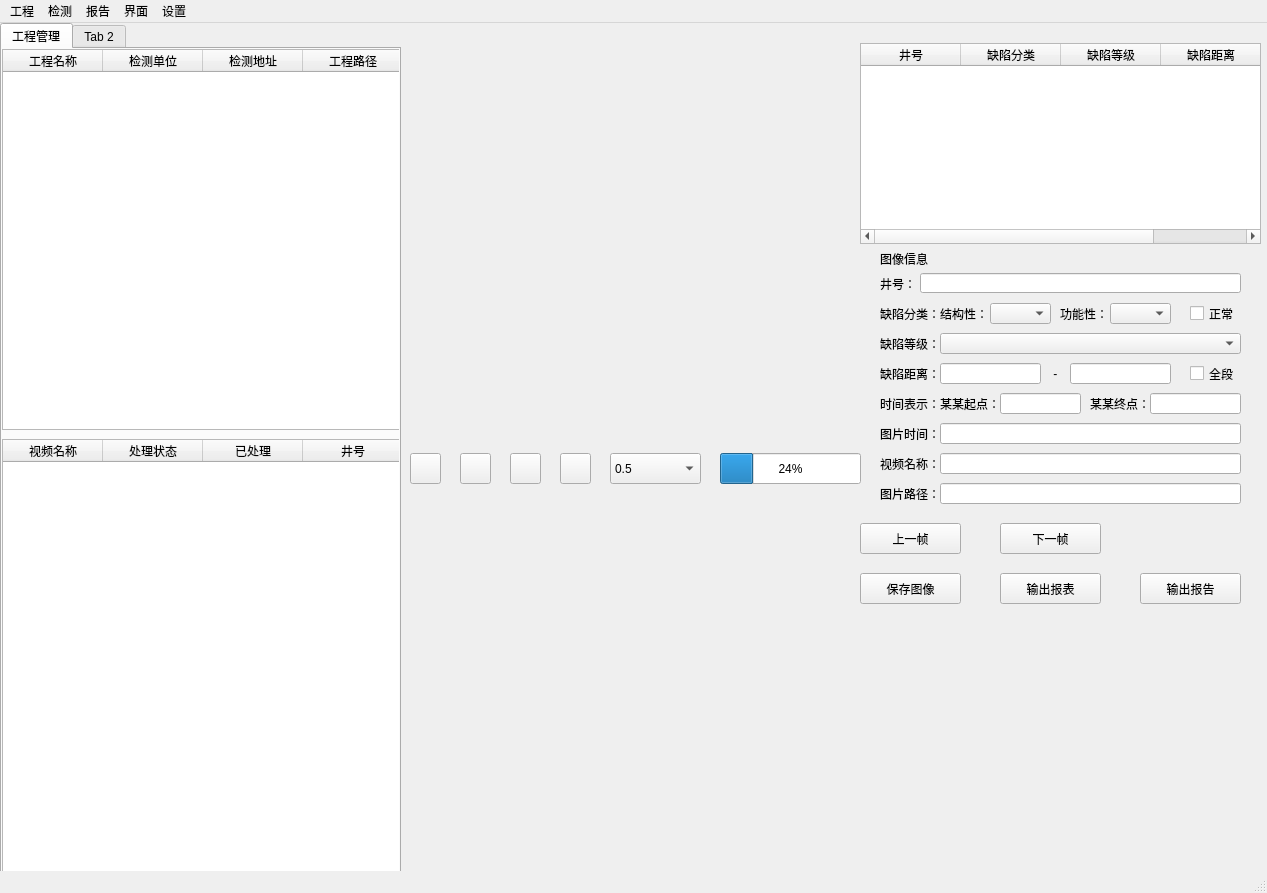
<?xml version="1.0" encoding="UTF-8"?>
<ui version="4.0">
 <class>MainWindow</class>
 <widget class="QMainWindow" name="MainWindow">
  <property name="geometry">
   <rect>
    <x>0</x>
    <y>0</y>
    <width>1267</width>
    <height>893</height>
   </rect>
  </property>
  <property name="windowTitle">
   <string>MainWindow</string>
  </property>
  <widget class="QWidget" name="centralwidget">
   <widget class="QTabWidget" name="tabWidget">
    <property name="geometry">
     <rect>
      <x>0</x>
      <y>0</y>
      <width>401</width>
      <height>851</height>
     </rect>
    </property>
    <property name="currentIndex">
     <number>0</number>
    </property>
    <widget class="QWidget" name="tab">
     <attribute name="title">
      <string>工程管理</string>
     </attribute>
     <widget class="QTableWidget" name="tableWidget">
      <property name="geometry">
       <rect>
        <x>0</x>
        <y>0</y>
        <width>411</width>
        <height>381</height>
       </rect>
      </property>
      <column>
       <property name="text">
        <string>工程名称</string>
       </property>
       <property name="font">
        <font>
         <pointsize>9</pointsize>
        </font>
       </property>
      </column>
      <column>
       <property name="text">
        <string>检测单位</string>
       </property>
      </column>
      <column>
       <property name="text">
        <string>检测地址</string>
       </property>
      </column>
      <column>
       <property name="text">
        <string>工程路径</string>
       </property>
      </column>
     </widget>
     <widget class="QTableWidget" name="tableWidget_2">
      <property name="geometry">
       <rect>
        <x>0</x>
        <y>390</y>
        <width>411</width>
        <height>441</height>
       </rect>
      </property>
      <column>
       <property name="text">
        <string>视频名称</string>
       </property>
      </column>
      <column>
       <property name="text">
        <string>处理状态</string>
       </property>
      </column>
      <column>
       <property name="text">
        <string>已处理</string>
       </property>
      </column>
      <column>
       <property name="text">
        <string>井号</string>
       </property>
      </column>
     </widget>
    </widget>
    <widget class="QWidget" name="tab_2">
     <attribute name="title">
      <string>Tab 2</string>
     </attribute>
    </widget>
   </widget>
   <widget class="QPushButton" name="pushButton">
    <property name="geometry">
     <rect>
      <x>510</x>
      <y>430</y>
      <width>31</width>
      <height>31</height>
     </rect>
    </property>
    <property name="text">
     <string/>
    </property>
    <property name="icon">
     <iconset>
      <normaloff>../../Downloads/icon_ play.png</normaloff>../../Downloads/icon_ play.png</iconset>
    </property>
   </widget>
   <widget class="QPushButton" name="pushButton_2">
    <property name="geometry">
     <rect>
      <x>460</x>
      <y>430</y>
      <width>31</width>
      <height>31</height>
     </rect>
    </property>
    <property name="text">
     <string/>
    </property>
    <property name="icon">
     <iconset>
      <normaloff>../../Downloads/icon_ suspend.png</normaloff>../../Downloads/icon_ suspend.png</iconset>
    </property>
   </widget>
   <widget class="QPushButton" name="pushButton_3">
    <property name="geometry">
     <rect>
      <x>560</x>
      <y>430</y>
      <width>31</width>
      <height>31</height>
     </rect>
    </property>
    <property name="text">
     <string/>
    </property>
    <property name="icon">
     <iconset>
      <normaloff>../../Downloads/icon_nextsong.png</normaloff>../../Downloads/icon_nextsong.png</iconset>
    </property>
   </widget>
   <widget class="QPushButton" name="pushButton_4">
    <property name="geometry">
     <rect>
      <x>410</x>
      <y>430</y>
      <width>31</width>
      <height>31</height>
     </rect>
    </property>
    <property name="text">
     <string/>
    </property>
    <property name="icon">
     <iconset>
      <normaloff>../../Downloads/icon_lastsong.png</normaloff>../../Downloads/icon_lastsong.png</iconset>
    </property>
   </widget>
   <widget class="QProgressBar" name="progressBar">
    <property name="geometry">
     <rect>
      <x>720</x>
      <y>430</y>
      <width>141</width>
      <height>31</height>
     </rect>
    </property>
    <property name="value">
     <number>24</number>
    </property>
   </widget>
   <widget class="QComboBox" name="comboBox">
    <property name="geometry">
     <rect>
      <x>610</x>
      <y>430</y>
      <width>91</width>
      <height>31</height>
     </rect>
    </property>
    <item>
     <property name="text">
      <string>0.5</string>
     </property>
    </item>
    <item>
     <property name="text">
      <string>1.0</string>
     </property>
    </item>
    <item>
     <property name="text">
      <string>1.5</string>
     </property>
    </item>
    <item>
     <property name="text">
      <string>2.0</string>
     </property>
    </item>
   </widget>
   <widget class="QTableWidget" name="tableWidget_3">
    <property name="geometry">
     <rect>
      <x>860</x>
      <y>20</y>
      <width>401</width>
      <height>201</height>
     </rect>
    </property>
    <column>
     <property name="text">
      <string>井号</string>
     </property>
    </column>
    <column>
     <property name="text">
      <string>缺陷分类</string>
     </property>
    </column>
    <column>
     <property name="text">
      <string>缺陷等级</string>
     </property>
    </column>
    <column>
     <property name="text">
      <string>缺陷距离</string>
     </property>
    </column>
   </widget>
   <widget class="QLabel" name="label_2">
    <property name="geometry">
     <rect>
      <x>880</x>
      <y>220</y>
      <width>71</width>
      <height>31</height>
     </rect>
    </property>
    <property name="text">
     <string>图像信息</string>
    </property>
   </widget>
   <widget class="QLabel" name="label_3">
    <property name="geometry">
     <rect>
      <x>880</x>
      <y>250</y>
      <width>51</width>
      <height>21</height>
     </rect>
    </property>
    <property name="text">
     <string>井号：</string>
    </property>
   </widget>
   <widget class="QLabel" name="label_4">
    <property name="geometry">
     <rect>
      <x>880</x>
      <y>280</y>
      <width>61</width>
      <height>21</height>
     </rect>
    </property>
    <property name="text">
     <string>缺陷分类：</string>
    </property>
   </widget>
   <widget class="QLabel" name="label_5">
    <property name="geometry">
     <rect>
      <x>880</x>
      <y>310</y>
      <width>61</width>
      <height>21</height>
     </rect>
    </property>
    <property name="text">
     <string>缺陷等级：</string>
    </property>
   </widget>
   <widget class="QLabel" name="label_6">
    <property name="geometry">
     <rect>
      <x>880</x>
      <y>340</y>
      <width>61</width>
      <height>21</height>
     </rect>
    </property>
    <property name="text">
     <string>缺陷距离：</string>
    </property>
   </widget>
   <widget class="QLabel" name="label_7">
    <property name="geometry">
     <rect>
      <x>880</x>
      <y>370</y>
      <width>61</width>
      <height>21</height>
     </rect>
    </property>
    <property name="text">
     <string>时间表示：</string>
    </property>
   </widget>
   <widget class="QLabel" name="label_8">
    <property name="geometry">
     <rect>
      <x>880</x>
      <y>400</y>
      <width>61</width>
      <height>21</height>
     </rect>
    </property>
    <property name="text">
     <string>图片时间：</string>
    </property>
   </widget>
   <widget class="QLabel" name="label_9">
    <property name="geometry">
     <rect>
      <x>880</x>
      <y>430</y>
      <width>61</width>
      <height>21</height>
     </rect>
    </property>
    <property name="text">
     <string>视频名称：</string>
    </property>
   </widget>
   <widget class="QLabel" name="label_10">
    <property name="geometry">
     <rect>
      <x>880</x>
      <y>460</y>
      <width>61</width>
      <height>21</height>
     </rect>
    </property>
    <property name="text">
     <string>图片路径：</string>
    </property>
   </widget>
   <widget class="QLineEdit" name="lineEdit">
    <property name="geometry">
     <rect>
      <x>920</x>
      <y>250</y>
      <width>321</width>
      <height>20</height>
     </rect>
    </property>
   </widget>
   <widget class="QLabel" name="label_11">
    <property name="geometry">
     <rect>
      <x>940</x>
      <y>280</y>
      <width>51</width>
      <height>21</height>
     </rect>
    </property>
    <property name="text">
     <string>结构性：</string>
    </property>
   </widget>
   <widget class="QComboBox" name="comboBox_2">
    <property name="geometry">
     <rect>
      <x>990</x>
      <y>280</y>
      <width>61</width>
      <height>21</height>
     </rect>
    </property>
   </widget>
   <widget class="QLabel" name="label_12">
    <property name="geometry">
     <rect>
      <x>1060</x>
      <y>280</y>
      <width>51</width>
      <height>21</height>
     </rect>
    </property>
    <property name="text">
     <string>功能性：</string>
    </property>
   </widget>
   <widget class="QComboBox" name="comboBox_3">
    <property name="geometry">
     <rect>
      <x>1110</x>
      <y>280</y>
      <width>61</width>
      <height>21</height>
     </rect>
    </property>
   </widget>
   <widget class="QCheckBox" name="checkBox">
    <property name="geometry">
     <rect>
      <x>1190</x>
      <y>280</y>
      <width>51</width>
      <height>21</height>
     </rect>
    </property>
    <property name="text">
     <string>正常</string>
    </property>
   </widget>
   <widget class="QComboBox" name="comboBox_4">
    <property name="geometry">
     <rect>
      <x>940</x>
      <y>310</y>
      <width>301</width>
      <height>21</height>
     </rect>
    </property>
   </widget>
   <widget class="QLineEdit" name="lineEdit_2">
    <property name="geometry">
     <rect>
      <x>940</x>
      <y>340</y>
      <width>101</width>
      <height>21</height>
     </rect>
    </property>
   </widget>
   <widget class="QLabel" name="label_13">
    <property name="geometry">
     <rect>
      <x>1050</x>
      <y>340</y>
      <width>21</width>
      <height>21</height>
     </rect>
    </property>
    <property name="text">
     <string> - </string>
    </property>
   </widget>
   <widget class="QLineEdit" name="lineEdit_3">
    <property name="geometry">
     <rect>
      <x>1070</x>
      <y>340</y>
      <width>101</width>
      <height>21</height>
     </rect>
    </property>
   </widget>
   <widget class="QCheckBox" name="checkBox_2">
    <property name="geometry">
     <rect>
      <x>1190</x>
      <y>340</y>
      <width>51</width>
      <height>21</height>
     </rect>
    </property>
    <property name="text">
     <string>全段</string>
    </property>
   </widget>
   <widget class="QLineEdit" name="lineEdit_5">
    <property name="geometry">
     <rect>
      <x>940</x>
      <y>400</y>
      <width>301</width>
      <height>21</height>
     </rect>
    </property>
   </widget>
   <widget class="QLineEdit" name="lineEdit_6">
    <property name="geometry">
     <rect>
      <x>940</x>
      <y>430</y>
      <width>301</width>
      <height>21</height>
     </rect>
    </property>
   </widget>
   <widget class="QLineEdit" name="lineEdit_7">
    <property name="geometry">
     <rect>
      <x>940</x>
      <y>460</y>
      <width>301</width>
      <height>21</height>
     </rect>
    </property>
   </widget>
   <widget class="QLabel" name="label_14">
    <property name="geometry">
     <rect>
      <x>940</x>
      <y>370</y>
      <width>61</width>
      <height>21</height>
     </rect>
    </property>
    <property name="text">
     <string>某某起点：</string>
    </property>
   </widget>
   <widget class="QLineEdit" name="lineEdit_4">
    <property name="geometry">
     <rect>
      <x>1000</x>
      <y>370</y>
      <width>81</width>
      <height>21</height>
     </rect>
    </property>
   </widget>
   <widget class="QLabel" name="label_15">
    <property name="geometry">
     <rect>
      <x>1090</x>
      <y>370</y>
      <width>61</width>
      <height>21</height>
     </rect>
    </property>
    <property name="text">
     <string>某某终点：</string>
    </property>
   </widget>
   <widget class="QLineEdit" name="lineEdit_8">
    <property name="geometry">
     <rect>
      <x>1150</x>
      <y>370</y>
      <width>91</width>
      <height>21</height>
     </rect>
    </property>
   </widget>
   <widget class="QPushButton" name="pushButton_5">
    <property name="geometry">
     <rect>
      <x>860</x>
      <y>500</y>
      <width>101</width>
      <height>31</height>
     </rect>
    </property>
    <property name="text">
     <string>上一帧</string>
    </property>
   </widget>
   <widget class="QPushButton" name="pushButton_6">
    <property name="geometry">
     <rect>
      <x>1000</x>
      <y>500</y>
      <width>101</width>
      <height>31</height>
     </rect>
    </property>
    <property name="text">
     <string>下一帧</string>
    </property>
   </widget>
   <widget class="QPushButton" name="pushButton_10">
    <property name="geometry">
     <rect>
      <x>860</x>
      <y>550</y>
      <width>101</width>
      <height>31</height>
     </rect>
    </property>
    <property name="text">
     <string>保存图像</string>
    </property>
   </widget>
   <widget class="QPushButton" name="pushButton_7">
    <property name="geometry">
     <rect>
      <x>1000</x>
      <y>550</y>
      <width>101</width>
      <height>31</height>
     </rect>
    </property>
    <property name="text">
     <string>输出报表</string>
    </property>
   </widget>
   <widget class="QPushButton" name="pushButton_8">
    <property name="geometry">
     <rect>
      <x>1140</x>
      <y>550</y>
      <width>101</width>
      <height>31</height>
     </rect>
    </property>
    <property name="text">
     <string>输出报告</string>
    </property>
   </widget>
   <widget class="QWidget" name="widget" native="true">
    <property name="geometry">
     <rect>
      <x>409</x>
      <y>19</y>
      <width>441</width>
      <height>401</height>
     </rect>
    </property>
   </widget>
   <widget class="QWidget" name="widget_2" native="true">
    <property name="geometry">
     <rect>
      <x>860</x>
      <y>590</y>
      <width>401</width>
      <height>261</height>
     </rect>
    </property>
   </widget>
  </widget>
  <widget class="QMenuBar" name="menubar">
   <property name="geometry">
    <rect>
     <x>0</x>
     <y>0</y>
     <width>1267</width>
     <height>23</height>
    </rect>
   </property>
   <widget class="QMenu" name="menu">
    <property name="title">
     <string>工程</string>
    </property>
    <addaction name="action"/>
    <addaction name="action_2"/>
    <addaction name="action_3"/>
    <addaction name="action_4"/>
    <addaction name="action_5"/>
   </widget>
   <widget class="QMenu" name="menu_2">
    <property name="title">
     <string>检测</string>
    </property>
   </widget>
   <widget class="QMenu" name="menu_3">
    <property name="title">
     <string>报告</string>
    </property>
   </widget>
   <widget class="QMenu" name="menu_4">
    <property name="title">
     <string>界面</string>
    </property>
   </widget>
   <widget class="QMenu" name="menu_5">
    <property name="title">
     <string>设置</string>
    </property>
   </widget>
   <addaction name="menu"/>
   <addaction name="menu_2"/>
   <addaction name="menu_3"/>
   <addaction name="menu_4"/>
   <addaction name="menu_5"/>
  </widget>
  <widget class="QStatusBar" name="statusbar"/>
  <action name="action">
   <property name="text">
    <string>新建工程</string>
   </property>
  </action>
  <action name="action_2">
   <property name="text">
    <string>打开工程</string>
   </property>
  </action>
  <action name="action_3">
   <property name="text">
    <string>保存工程</string>
   </property>
  </action>
  <action name="action_4">
   <property name="text">
    <string>导入信息</string>
   </property>
  </action>
  <action name="action_5">
   <property name="text">
    <string>开始预测</string>
   </property>
  </action>
 </widget>
 <resources/>
 <connections/>
</ui>
